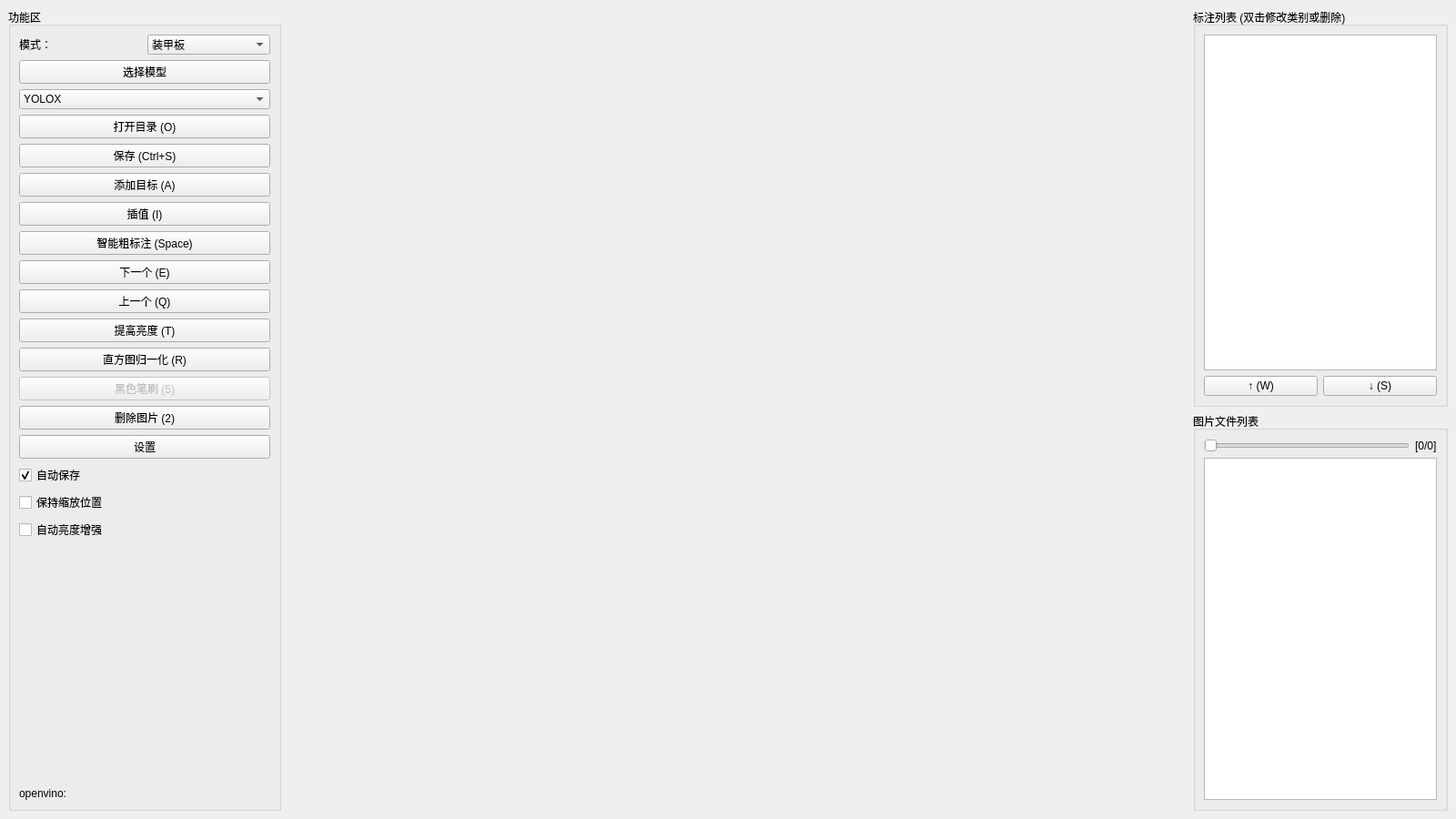
<?xml version="1.0" encoding="UTF-8"?>
<ui version="4.0">
 <class>MainWindow</class>
 <widget class="QMainWindow" name="MainWindow">
  <property name="geometry">
   <rect>
    <x>0</x>
    <y>0</y>
    <width>1600</width>
    <height>900</height>
   </rect>
  </property>
  <property name="windowTitle">
   <string>LabelMaster 1.3.6</string>
  </property>
  <widget class="QWidget" name="centralWidget">
   <layout class="QHBoxLayout" name="horizontalLayout" stretch="0,0,0">
    <item>
     <widget class="QGroupBox" name="groupBox">
      <property name="sizePolicy">
       <sizepolicy hsizetype="Fixed" vsizetype="Preferred">
        <horstretch>0</horstretch>
        <verstretch>0</verstretch>
       </sizepolicy>
      </property>
      <property name="minimumSize">
       <size>
        <width>300</width>
        <height>0</height>
       </size>
      </property>
      <property name="maximumSize">
       <size>
        <width>300</width>
        <height>16777215</height>
       </size>
      </property>
      <property name="title">
       <string>功能区</string>
      </property>
      <layout class="QVBoxLayout" name="verticalLayout">
       <item>
        <layout class="QHBoxLayout" name="horizontalLayout_2">
         <item>
          <widget class="QLabel" name="modeText">
           <property name="text">
            <string>模式：</string>
           </property>
          </widget>
         </item>
         <item>
          <widget class="QComboBox" name="modeComboBox">
           <item>
            <property name="text">
             <string>装甲板</string>
            </property>
           </item>
           <item>
            <property name="text">
             <string>风车装甲板</string>
            </property>
           </item>
          </widget>
         </item>
        </layout>
       </item>
       <!-- 新添加的模型选择按钮和模型类型下拉框 -->
       <item>
        <widget class="QPushButton" name="selectModelPushButton">
         <property name="text">
          <string>选择模型</string>
         </property>
        </widget>
       </item>
       <item>
        <widget class="QComboBox" name="modelTypeComboBox">
         <item>
          <property name="text">
           <string>YOLOX</string>
          </property>
         </item>
         <item>
          <property name="text">
           <string>YOLOv5</string>
          </property>
         </item>
        </widget>
       </item>
       <item>
        <widget class="QPushButton" name="openDirectoryPushButton">
         <property name="text">
          <string>打开目录 (O)</string>
         </property>
         <property name="shortcut">
          <string>O</string>
         </property>
        </widget>
       </item>
       <item>
        <widget class="QPushButton" name="savePushButton">
         <property name="text">
          <string>保存 (Ctrl+S)</string>
         </property>
         <property name="shortcut">
          <string>Ctrl+S</string>
         </property>
        </widget>
       </item>
       <item>
        <widget class="QPushButton" name="addLabelPushButton">
         <property name="text">
          <string>添加目标 (A)</string>
         </property>
         <property name="shortcut">
          <string>A</string>
         </property>
        </widget>
       </item>
       <item>
        <widget class="QPushButton" name="interpolateButton">
         <property name="text">
          <string>插值 (I)</string>
         </property>
         <property name="shortcut">
          <string>I</string>
         </property>
        </widget>
       </item>
       <item>
        <widget class="QPushButton" name="smartPushButton">
         <property name="text">
          <string>智能粗标注 (Space)</string>
         </property>
         <property name="shortcut">
          <string>Space</string>
         </property>
        </widget>
       </item>
       <item>
        <widget class="QPushButton" name="nextPushButton">
         <property name="text">
          <string>下一个 (E)</string>
         </property>
         <property name="shortcut">
          <string>E</string>
         </property>
        </widget>
       </item>
       <item>
        <widget class="QPushButton" name="prevPushButton">
         <property name="text">
          <string>上一个 (Q)</string>
         </property>
         <property name="shortcut">
          <string>Q</string>
         </property>
        </widget>
       </item>
       <item>
        <widget class="QPushButton" name="illuminateButton">
         <property name="text">
          <string>提高亮度 (T)</string>
         </property>
         <property name="shortcut">
          <string>T</string>
         </property>
        </widget>
       </item>
       <item>
        <widget class="QPushButton" name="histogramEqualizationButton">
         <property name="text">
          <string>直方图归一化 (R)</string>
         </property>
         <property name="shortcut">
          <string>R</string>
         </property>
        </widget>
       </item>
       <item>
        <widget class="QPushButton" name="coverBrushButton">
         <property name="enabled">
          <bool>false</bool>
         </property>
         <property name="text">
          <string>黑色笔刷 (5)</string>
         </property>
        </widget>
       </item>
       <item>
        <widget class="QPushButton" name="delImageButton">
         <property name="text">
          <string>删除图片 (2)</string>
         </property>
        </widget>
       </item>
       <item>
        <widget class="QPushButton" name="configurePushButton">
         <property name="text">
          <string>设置</string>
         </property>
        </widget>
       </item>
       <item>
        <widget class="QCheckBox" name="autoSaveCheckBox">
         <property name="text">
          <string>自动保存</string>
         </property>
         <property name="checked">
          <bool>true</bool>
         </property>
        </widget>
       </item>
       <item>
        <widget class="QCheckBox" name="stayPositionCheckBox">
         <property name="text">
          <string>保持缩放位置</string>
         </property>
        </widget>
       </item>
       <item>
        <widget class="QCheckBox" name="autoEnhanceVCheckBox">
         <property name="text">
          <string>自动亮度增强</string>
         </property>
        </widget>
       </item>
       <item>
        <spacer name="verticalSpacer">
         <property name="orientation">
          <enum>Qt::Vertical</enum>
         </property>
         <property name="sizeHint" stdset="0">
          <size>
           <width>20</width>
           <height>40</height>
          </size>
         </property>
        </spacer>
       </item>
       <item>
        <widget class="QLabel" name="labelOpenvino">
         <property name="text">
          <string>openvino: </string>
         </property>
        </widget>
       </item>
      </layout>
     </widget>
    </item>
    <item>
     <widget class="DrawOnPic" name="label">
      <property name="sizePolicy">
       <sizepolicy hsizetype="Expanding" vsizetype="Expanding">
        <horstretch>1</horstretch>
        <verstretch>0</verstretch>
       </sizepolicy>
      </property>
      <property name="text">
       <string/>
      </property>
     </widget>
    </item>
    <item>
     <layout class="QVBoxLayout" name="verticalLayout_2">
      <item>
       <widget class="QGroupBox" name="groupBox_2">
        <property name="title">
         <string>标注列表 (双击修改类别或删除)</string>
        </property>
        <layout class="QVBoxLayout" name="verticalLayout_3">
         <item>
          <widget class="QListWidget" name="labelListWidget"/>
         </item>
         <item>
          <layout class="QHBoxLayout" name="horizontalLayout_3">
           <item>
            <widget class="QPushButton" name="upLabelButton">
             <property name="text">
              <string>↑ (W)</string>
             </property>
             <property name="shortcut">
              <string>W</string>
             </property>
            </widget>
           </item>
           <item>
            <widget class="QPushButton" name="downLabelButton">
             <property name="text">
              <string>↓ (S)</string>
             </property>
             <property name="shortcut">
              <string>S</string>
             </property>
            </widget>
           </item>
          </layout>
         </item>
        </layout>
       </widget>
      </item>
      <item>
       <widget class="QGroupBox" name="groupBox_3">
        <property name="title">
         <string>图片文件列表</string>
        </property>
        <layout class="QVBoxLayout" name="verticalLayout_4">
         <item>
          <layout class="QHBoxLayout" name="horizontalLayout_4">
           <item>
            <widget class="QSlider" name="fileListHorizontalSlider">
             <property name="orientation">
              <enum>Qt::Horizontal</enum>
             </property>
            </widget>
           </item>
           <item>
            <widget class="QLabel" name="fileListLabel">
             <property name="text">
              <string>[0/0]</string>
             </property>
            </widget>
           </item>
          </layout>
         </item>
         <item>
          <widget class="QListWidget" name="fileListWidget"/>
         </item>
        </layout>
       </widget>
      </item>
     </layout>
    </item>
   </layout>
  </widget>
 </widget>
 <customwidgets>
  <customwidget>
   <class>DrawOnPic</class>
   <extends>QLabel</extends>
   <header>drawonpic.h</header>
  </customwidget>
 </customwidgets>
 <resources/>
 <connections/>
</ui>
